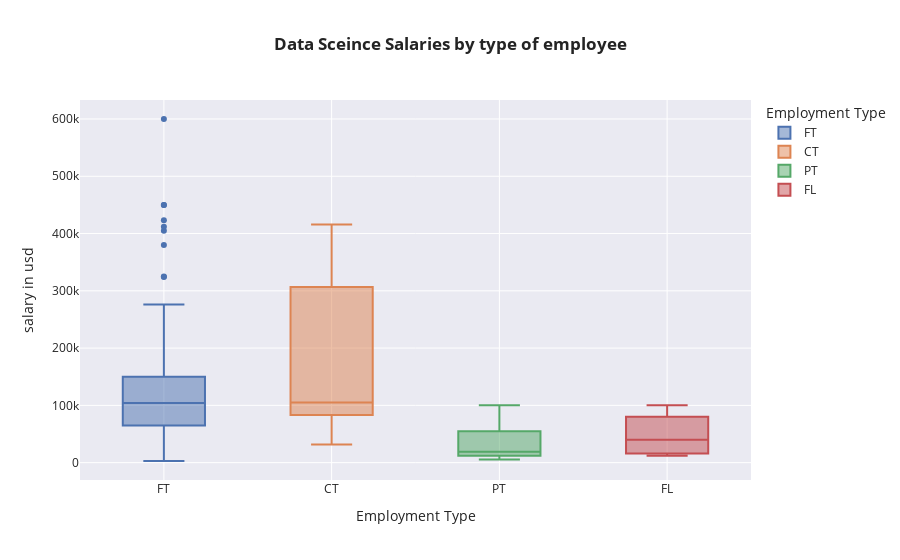

Write notebook code for a chart like this one.
### Code cell
px.box(ds,x='employment_type',y='salary_in_usd',color='employment_type',template='seaborn',labels={'employment_type':'Employment Type','salary_in_usd':'salary in usd'},title='<b>Data Sceince Salaries by type of employee')

### Figure 1 — Plotly figure (JSON) as saved in the notebook; plotly's stock layout.template omitted (floating-point values rounded to 4 significant figures; data arrays with more than 128 entries replaced by an {"elided": "..."} marker saying what was removed)
{"data": [{"alignmentgroup": "True", "hovertemplate": "Employment Type=%{x}<br>salary in usd=%{y}<extra></extra>", "legendgroup": "FT", "marker": {"color": "rgb(76,114,176)"}, "name": "FT", "notched": false, "offsetgroup": "FT", "orientation": "v", "showlegend": true, "type": "box", "x": {"elided": "588 str values"}, "x0": " ", "xaxis": "x", "y": {"elided": "588 int values"}, "y0": " ", "yaxis": "y"}, {"alignmentgroup": "True", "hovertemplate": "Employment Type=%{x}<br>salary in usd=%{y}<extra></extra>", "legendgroup": "CT", "marker": {"color": "rgb(221,132,82)"}, "name": "CT", "notched": false, "offsetgroup": "CT", "orientation": "v", "showlegend": true, "type": "box", "x": ["CT", "CT", "CT", "CT", "CT"], "x0": " ", "xaxis": "x", "y": [100000, 270000, 416000, 105000, 31875], "y0": " ", "yaxis": "y"}, {"alignmentgroup": "True", "hovertemplate": "Employment Type=%{x}<br>salary in usd=%{y}<extra></extra>", "legendgroup": "PT", "marker": {"color": "rgb(85,168,104)"}, "name": "PT", "notched": false, "offsetgroup": "PT", "orientation": "v", "showlegend": true, "type": "box", "x": ["PT", "PT", "PT", "PT", "PT", "PT", "PT", "PT", "PT", "PT"], "x0": " ", "xaxis": "x", "y": [15966, 21669, 5409, 12000, 12000, 10354, 28609, 69741, 54957, 100000], "y0": " ", "yaxis": "y"}, {"alignmentgroup": "True", "hovertemplate": "Employment Type=%{x}<br>salary in usd=%{y}<extra></extra>", "legendgroup": "FL", "marker": {"color": "rgb(196,78,82)"}, "name": "FL", "notched": false, "offsetgroup": "FL", "orientation": "v", "showlegend": true, "type": "box", "x": ["FL", "FL", "FL", "FL"], "x0": " ", "xaxis": "x", "y": [60000, 12000, 20000, 100000], "y0": " ", "yaxis": "y"}], "layout": {"boxmode": "overlay", "legend": {"title": {"text": "Employment Type"}, "tracegroupgap": 0}, "title": {"text": "<b>Data Sceince Salaries by type of employee"}, "xaxis": {"anchor": "y", "categoryarray": ["FT", "CT", "PT", "FL"], "categoryorder": "array", "domain": [0, 1], "title": {"text": "Employment Type"}}, "yaxis": {"anchor": "x", "domain": [0, 1], "title": {"text": "salary in usd"}}}}
